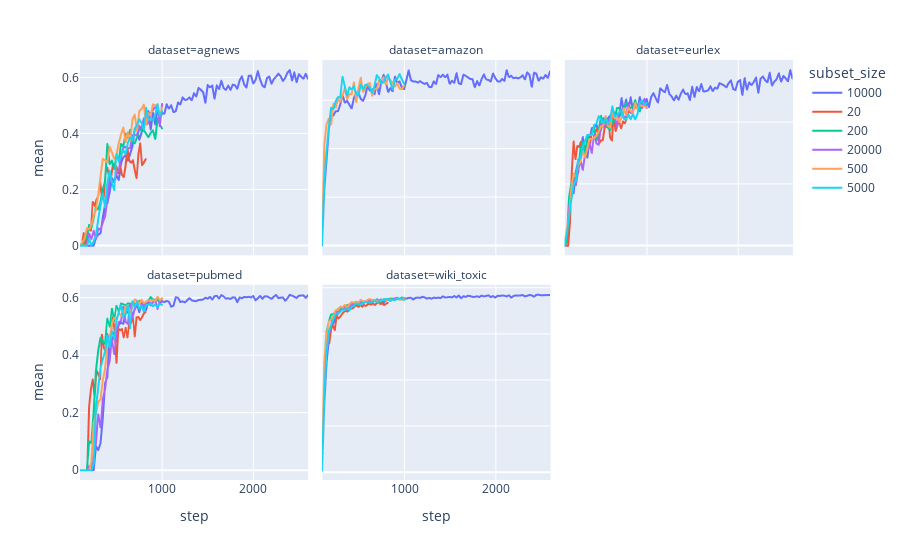

Here is the notebook cell this chart was saved with:
### Code cell
fig = px.line(
    plot_data, x='step', y='mean', color='subset_size', facet_col='dataset', facet_col_wrap=3,
)
fig.update_yaxes(matches=None)
fig.show()
